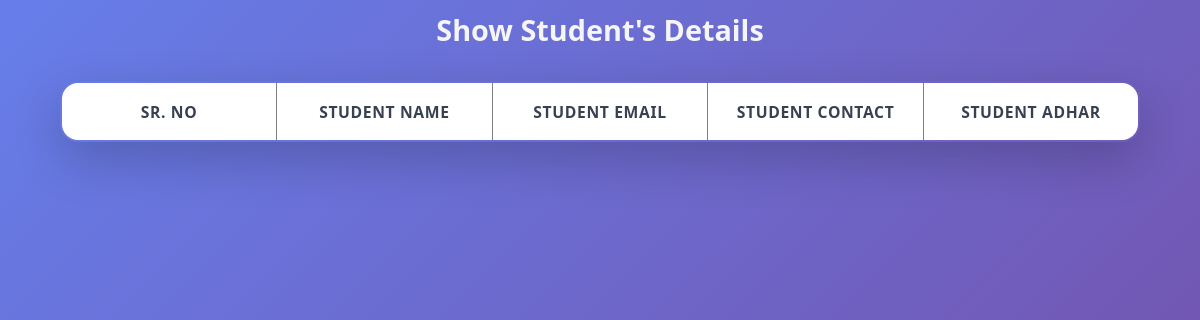
The page /show_student/ on the database as committed earlier.
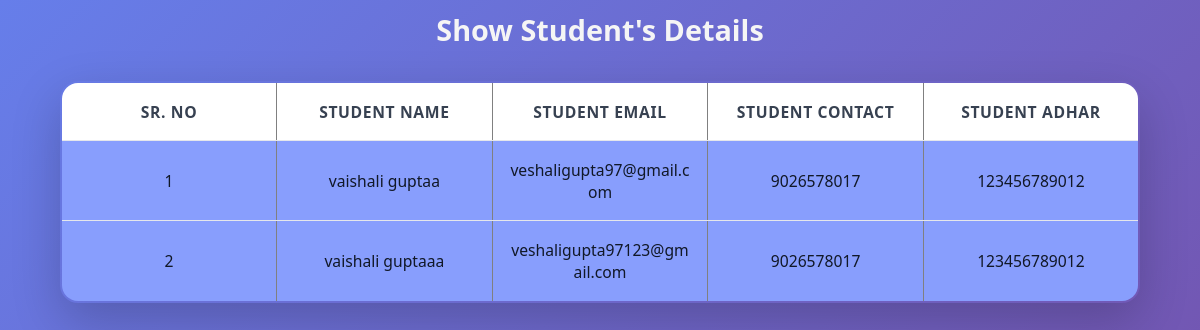
The same page on the database as committed later.
### app/models.py (models this page shows)
class Student1(models.Model):
    Stu_name=models.CharField(max_length=40)
    Stu_email=models.EmailField()
    Stu_contact=models.IntegerField()
    Stu_aadhar=models.OneToOneField(Aadhar, on_delete=models.CASCADE,related_name='aadhar')

class Aadhar(models.Model):
    Aadhar_no = models.IntegerField()
    Created_date=models.DateField(auto_now=True) # use auto_now = true means bo current date ko pick krega
    Created_by=models.CharField(max_length=40)
    def __str__(self):
        return str(self.Aadhar_no)  # column value ko print krane k liye hum use krte hai is function ka

### app/views.py (the view)
# urls.py: path('show_student/',show_student, name='show_student'),
def show_student(req):
    studentData=Student1.objects.all().order_by()
    return render(req, 'show_Student.html',{'studentData':studentData})

### app/templates/show_student.html (shortened to what this page needs)
{% load static %}
<!DOCTYPE html>
<html lang="en">
<head>
    <link rel="stylesheet", href="{% static 'css/show_aadhar.css'%}">
</head>
<body>
    <center><p style="font-size: 1.8rem; font-weight: 600; color: whitesmoke; margin-top: 10px;">Show Student's Details</p></center>
    <table class="aadhar-table" border="2px solid black">
        <tr>
            <th>Sr. No</th>
            <th>Student Name</th>
            <th>Student Email</th>
            <th>Student Contact</th>
            <th>Student Adhar</th>
        </tr>
        {% for i in studentData%}
        <tr>
            <td>{{forloop.counter}}</td>
            <td>{{i.Stu_name}}</td>
            <td>{{i.Stu_email}}</td>
            <td>{{i.Stu_contact}}</td>
            <td>{{i.Stu_aadhar}}</td>
        </tr>
        {% endfor %}
    </table>
</body>
</html>

Rows that differ between the two databases and show on the page:
added Student1: Stu_name "vaishali guptaa", Stu_email "veshaligupta97@gmail.com", Stu_contact "9026578017", Stu_aadhar "123456789012"
added Student1: Stu_name "vaishali guptaaa", Stu_email "veshaligupta97123@gmail.com", Stu_contact "9026578017", Stu_aadhar "123456789012"
